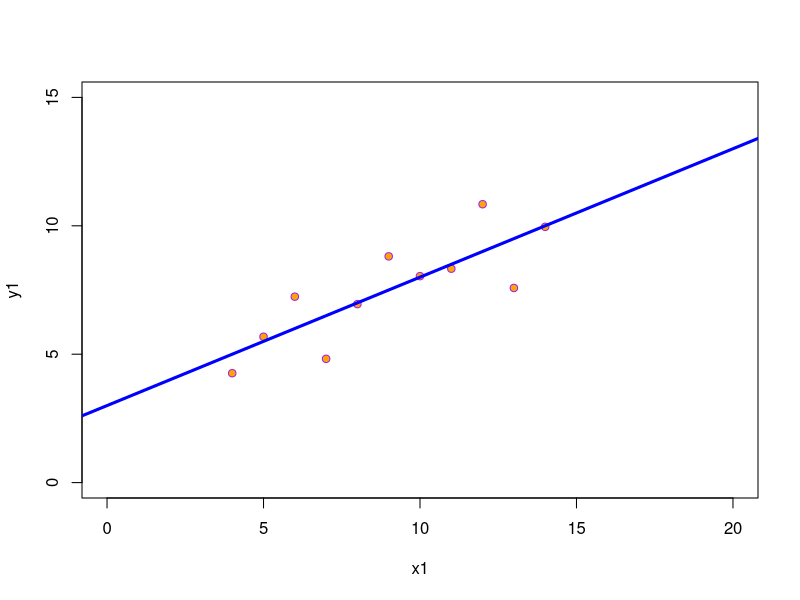
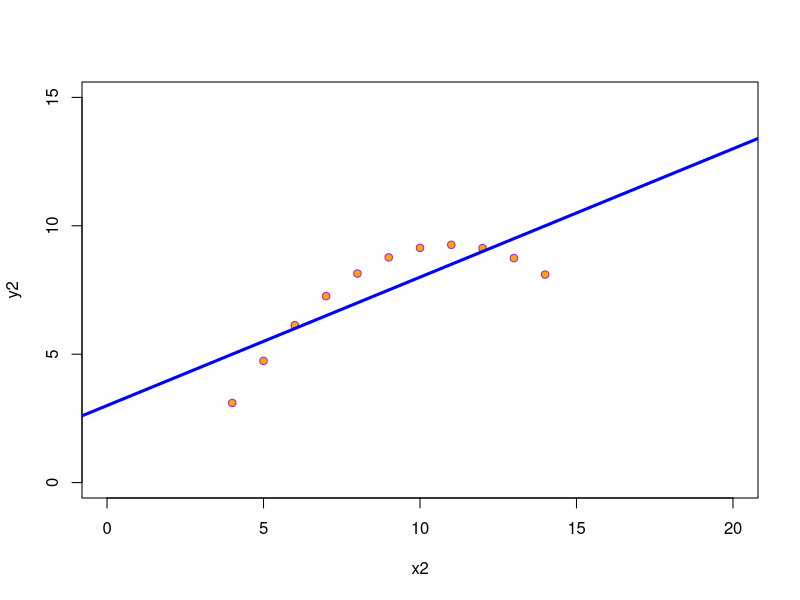
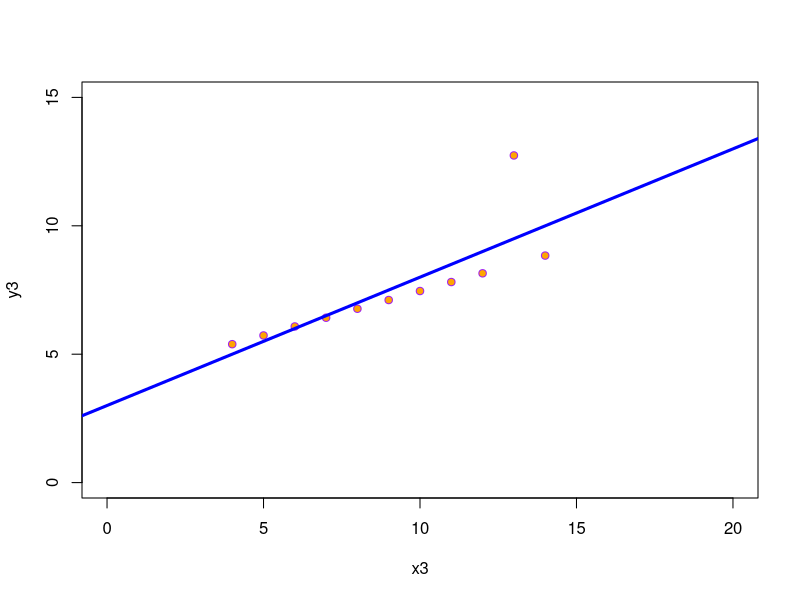
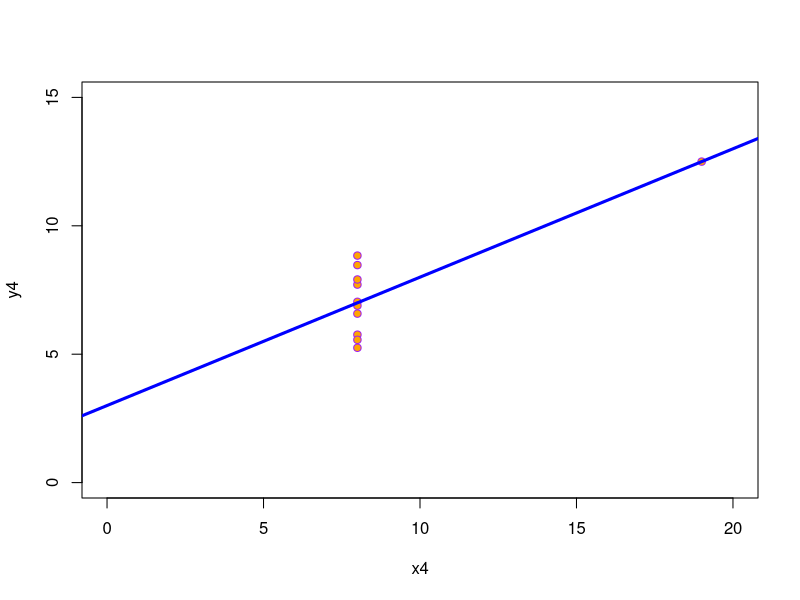

Here is the R script that generated these plots, in order: (Note: a time limit stopped this script after it produced the figures.)
#Carregar os dados no objeto
a <- anscombe

#Reagrupar as colunas e os conjuntos de dados
a1 <- a[,c('x1','y1')]
a2 <- a[,c('x2','y2')]
a3 <- a[,c('x3','y3')]
a4 <- a[,c('x4','y4')]
al <- cbind(a1,a2,a3,a4)

#Visualizar todos os dados em formato tabular
View(al)

#Função para apresentar os coeficientes
coeficienteRegression <- function(dataset)
{
 colnames(dataset) <- c('x','y')

 Regression = lm( dataset$y ~ dataset$x )

 m <- as.data.frame(matrix(c(
 round(Regression$coefficients[1],3) ,
 round(Regression$coefficients[2],3) ,
 round(summary(Regression)$r.squared,3) ,
 round(summary(Regression)$sigma,3)

 ),ncol=4,nrow = 1,byrow = T))

 colnames(m) <- c("Alpha", "Beta", "R^2", "Sigma")
 return(m)
}

#Função para apresentar as métricas
showMetrics <- function(dataset)
{
 m <- as.data.frame(matrix(c(
 'Average','x', round(mean(dataset$x),3),
 'Average','y', round(mean(dataset$y),3),
 'Variance','', round(var(dataset$y),3),
 'Correlation','', round( as.numeric(as.character(cor(dataset)[1,2])) ,3)),ncol=3,nrow = 4,byrow = T))

 colnames(m) <- c("Operation", "Variable", "Result")
 return(m)
}

#Função para desenhar o gráfico
drawGraph <- function(dataset)
{
  x11()
  plot(dataset, pch=21, bg="orange", col="purple", type='p',xlim = c(0,20), ylim = c(0,15))
  Regression = lm( dataset$y ~ dataset$x )
  abline(Regression, col="blue", lwd=3)
}

#Imprimir os quatro gráficos
par(mfrow=c(2,2))
drawGraph(a1)
drawGraph(a2)
drawGraph(a3)
drawGraph(a4)

#Apresentar os Results dos coeficientes
coeficienteRegression(a1)
coeficienteRegression(a2)
coeficienteRegression(a3)
coeficienteRegression(a4)

#Apresentar as métricas de estatística básica
showMetrics(a1)
showMetrics(a2)
showMetrics(a3)
showMetrics(a4)

Sys.sleep(999)
